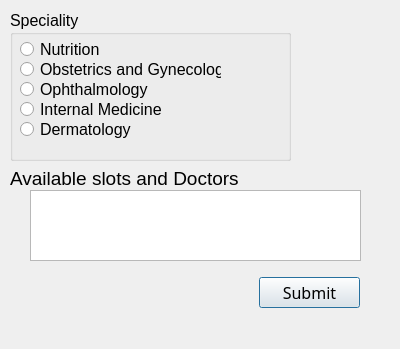
<?xml version="1.0" encoding="UTF-8"?>
<ui version="4.0">
 <class>BookAppointmentWindow</class>
 <widget class="QDialog" name="BookAppointmentWindow">
  <property name="geometry">
   <rect>
    <x>0</x>
    <y>0</y>
    <width>400</width>
    <height>349</height>
   </rect>
  </property>
  <property name="windowTitle">
   <string>Dialog</string>
  </property>
  <widget class="QGroupBox" name="groupBox_speciality">
   <property name="geometry">
    <rect>
     <x>10</x>
     <y>10</y>
     <width>281</width>
     <height>151</height>
    </rect>
   </property>
   <property name="font">
    <font>
     <family>Segoe UI</family>
     <pointsize>12</pointsize>
     <italic>false</italic>
     <bold>false</bold>
    </font>
   </property>
   <property name="styleSheet">
    <string notr="true">font: 700 italic 14pt &quot;Segoe UI&quot;;
font: 12pt &quot;Segoe UI&quot;;</string>
   </property>
   <property name="title">
    <string>Speciality</string>
   </property>
   <widget class="QRadioButton" name="radioButton_Nutrition">
    <property name="geometry">
     <rect>
      <x>10</x>
      <y>30</y>
      <width>121</width>
      <height>18</height>
     </rect>
    </property>
    <property name="text">
     <string>Nutrition</string>
    </property>
   </widget>
   <widget class="QRadioButton" name="radioButton_OG">
    <property name="geometry">
     <rect>
      <x>10</x>
      <y>50</y>
      <width>201</width>
      <height>18</height>
     </rect>
    </property>
    <property name="text">
     <string>Obstetrics and Gynecology</string>
    </property>
   </widget>
   <widget class="QRadioButton" name="radioButton_Ophthalmology">
    <property name="geometry">
     <rect>
      <x>10</x>
      <y>70</y>
      <width>131</width>
      <height>18</height>
     </rect>
    </property>
    <property name="text">
     <string>Ophthalmology</string>
    </property>
   </widget>
   <widget class="QRadioButton" name="radioButton_internalmedicine">
    <property name="geometry">
     <rect>
      <x>10</x>
      <y>90</y>
      <width>151</width>
      <height>18</height>
     </rect>
    </property>
    <property name="text">
     <string>Internal Medicine</string>
    </property>
   </widget>
   <widget class="QRadioButton" name="radioButton_Dermatology">
    <property name="geometry">
     <rect>
      <x>10</x>
      <y>110</y>
      <width>131</width>
      <height>18</height>
     </rect>
    </property>
    <property name="text">
     <string>Dermatology</string>
    </property>
   </widget>
  </widget>
  <widget class="QLabel" name="label_Available_slots">
   <property name="geometry">
    <rect>
     <x>10</x>
     <y>170</y>
     <width>271</width>
     <height>16</height>
    </rect>
   </property>
   <property name="font">
    <font>
     <family>Segoe UI</family>
     <pointsize>14</pointsize>
     <italic>false</italic>
     <bold>false</bold>
    </font>
   </property>
   <property name="styleSheet">
    <string notr="true">font: 14pt &quot;Segoe UI&quot;;</string>
   </property>
   <property name="text">
    <string>Available slots and Doctors</string>
   </property>
  </widget>
  <widget class="QListWidget" name="slotsListView">
   <property name="geometry">
    <rect>
     <x>30</x>
     <y>190</y>
     <width>331</width>
     <height>71</height>
    </rect>
   </property>
  </widget>
  <widget class="QPushButton" name="pushButtonSubmit">
   <property name="geometry">
    <rect>
     <x>259</x>
     <y>277</y>
     <width>101</width>
     <height>31</height>
    </rect>
   </property>
   <property name="font">
    <font>
     <family>Script MT Bold</family>
     <pointsize>12</pointsize>
    </font>
   </property>
   <property name="text">
    <string>Submit</string>
   </property>
  </widget>
  <widget class="QLabel" name="labelERROR">
   <property name="geometry">
    <rect>
     <x>100</x>
     <y>280</y>
     <width>131</width>
     <height>16</height>
    </rect>
   </property>
   <property name="text">
    <string/>
   </property>
  </widget>
 </widget>
 <resources/>
 <connections/>
</ui>
